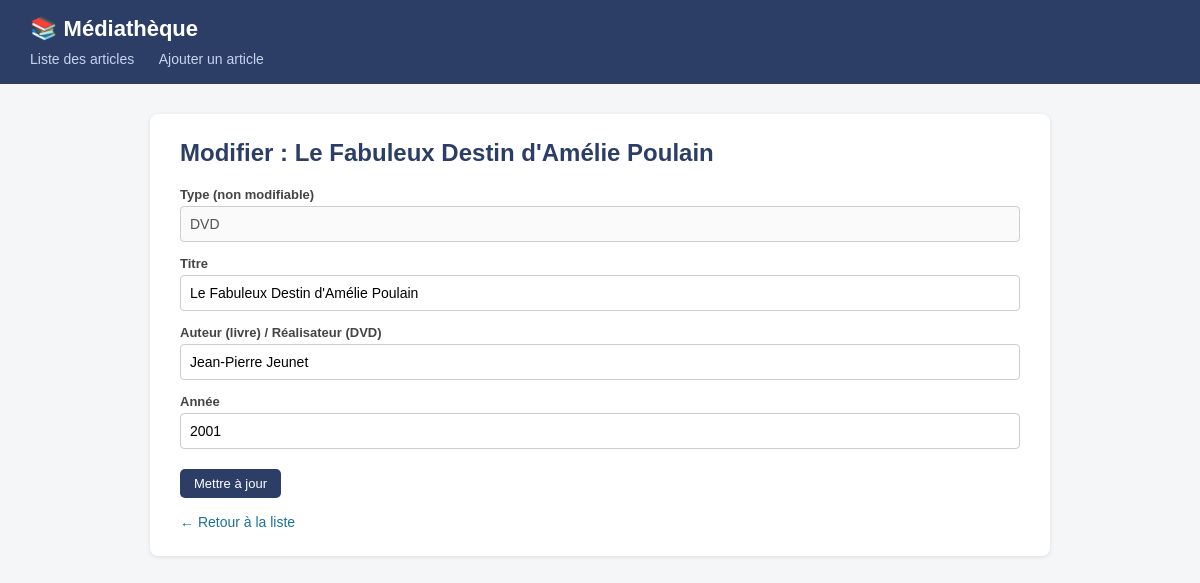
The page /formulaire.php?id=6 on the database its author committed.
### tables this page shows
CREATE TABLE article (
    id          INT AUTO_INCREMENT PRIMARY KEY,
    type        ENUM('livre', 'dvd') NOT NULL,
    titre       VARCHAR(150)         NOT NULL,
    auteur      VARCHAR(150)         NOT NULL,
    annee       INT                  NOT NULL,
    disponible  TINYINT(1)           NOT NULL DEFAULT 1
);

### classes/DAO.class.php (called while the page is built, shortened)
<?php
abstract class DAO
{
    protected \PDO    $pdo;
    protected string $table;
    public function __construct(\PDO $pdo)
    {
        $this->pdo = $pdo;
    }
    public function find(int $id): ?object
    {
        $stmt = $this->pdo->prepare(
            "SELECT * FROM {$this->table} WHERE id = :id"
        );
        $stmt->execute([':id' => $id]);
        $row = $stmt->fetch();
        return ($row !== false) ? $this->hydrate($row) : null;
    }
}

### classes/Article.class.php (called while the page is built, shortened)
<?php
abstract class Article
{
    private string $titre;
    private string $auteur;
    private int    $annee;
    public function __construct(
        string $titre,
        string $auteur,
        int    $annee,
        bool   $disponible = true
    ) {
        $this->auteur     = $auteur;
    }
    public function getTitre(): string  { return $this->titre;      }
    public function getAuteur(): string { return $this->auteur;     }
    public function getAnnee(): int     { return $this->annee;      }
    public function setTitre(string $titre): void
    {
        $this->titre = $titre;
    }
    public function setAnnee(int $annee): void
    {
        $max = (int) date('Y');
        $this->annee = $annee;
    }
}
class ArticleDAO extends DAO
{
    protected function hydrate(array $row): object
    {
        if ($row['type'] === 'livre') {
            $article = new Livre(
                $row['titre'],
                $row['auteur'],
                (int)  $row['annee'],
                (bool) $row['disponible']
            );
        } else {
            $article = new Dvd(
                $row['titre'],
                $row['auteur'],
                (int)  $row['annee'],
                (bool) $row['disponible']
            );
        }
        $article->setId((int) $row['id']);
        return $article;
    }
}

### classes/Dvd.class.php (called while the page is built, shortened)
<?php
class Dvd extends Article implements Empruntable
{
    public function getType(): string
    {
        return 'dvd';
    }
}

### formulaire.php (the view, shortened to what this page needs)
<?php
require_once __DIR__ . '/classes/config.php';
require_once __DIR__ . '/classes/DAO.class.php';
require_once __DIR__ . '/classes/Article.class.php';
require_once __DIR__ . '/classes/Dvd.class.php';
$pdo = getConnexion();
$dao = new ArticleDAO($pdo);
$id      = isset($_GET['id']) ? (int) $_GET['id'] : 0;
$article = null;
$mode    = 'ajout';
if ($id > 0) {
    $article = $dao->find($id);
    $mode = 'modification';
}
require_once __DIR__ . '/includes/header.php';
$titrePage = ($mode === 'modification')
    ? "Modifier : " . htmlspecialchars($article->getTitre())
    : "Ajouter un article";
?>
<h2><?= $titrePage ?></h2>
<form method="post" action="formulaire.php<?= $id > 0 ? "?id=$id" : '' ?>">
    <?php if ($mode === 'ajout'): ?>
        <label for="type">Type d'article</label>
        <select id="type" name="type">
            <option value="">-- Choisir --</option>
            <option value="livre" <?= (($_POST['type'] ?? '') === 'livre') ? 'selected' : '' ?>>
                Livre
            </option>
            <option value="dvd" <?= (($_POST['type'] ?? '') === 'dvd') ? 'selected' : '' ?>>
                DVD
            </option>
        </select>
    <?php else: ?>
        <label>Type (non modifiable)</label>
        <input type="text"
               value="<?= strtoupper($article->getType()) ?>"
               disabled>
    <?php endif; ?>
    <label for="titre">Titre</label>
    <input type="text"
           id="titre"
           name="titre"
           value="<?= htmlspecialchars($_POST['titre'] ?? ($article ? $article->getTitre() : '')) ?>">
    <label for="auteur">Auteur (livre) / Réalisateur (DVD)</label>
    <input type="text"
           id="auteur"
           name="auteur"
           value="<?= htmlspecialchars($_POST['auteur'] ?? ($article ? $article->getAuteur() : '')) ?>">
    <label for="annee">Année</label>
    <input type="number"
           id="annee"
           name="annee"
           value="<?= htmlspecialchars($_POST['annee'] ?? ($article ? (string)$article->getAnnee() : '')) ?>">
    <button type="submit" class="btn">
        <?= $mode === 'modification' ? 'Mettre à jour' : 'Enregistrer' ?>
    </button>
</form>
<a class="lien-retour" href="index.php">← Retour à la liste</a>
<?php require_once __DIR__ . '/includes/footer.php'; ?>

### includes/header.php (style rules this page uses)
* { box-sizing: border-box; }
body { font-family: Arial, sans-serif; background: #f4f6f8; margin: 0; color: #222; }
h2 { color: #2c3e66; margin-top: 0; }
.btn { display: inline-block; background: #2c3e66; color: white; padding: 7px 14px; border: none; border-radius: 5px; cursor: pointer; font-size: 13px; text-decoration: none; margin-right: 4px; }
form label { display: block; font-size: 13px; font-weight: bold; color: #444; margin-top: 14px; }
form input, form select { width: 100%; padding: 9px; margin-top: 4px; border: 1px solid #ccc; border-radius: 4px; font-size: 14px; }
form .btn { margin-top: 20px; }
.lien-retour { display: inline-block; margin-top: 16px; color: #1c7293; font-size: 14px; text-decoration: none; }

### rows shown on the page
article: titre "Modifier : Le Fabuleux Destin d'Amélie Poulain", titre "Le Fabuleux Destin d'Amélie Poulain", auteur "Jean-Pierre Jeunet", annee "2001"
